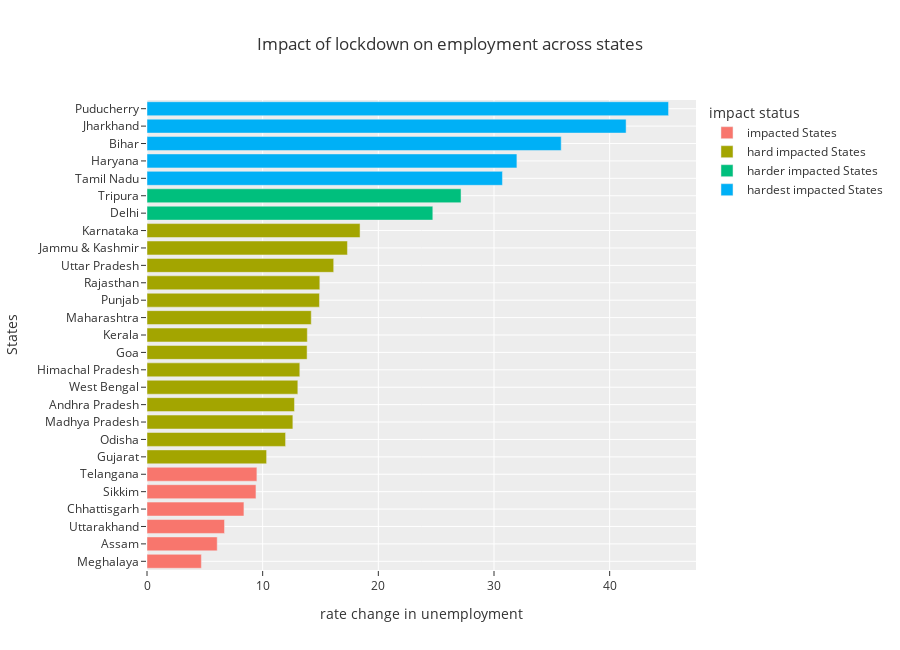

This figure's notebook cell:
### Code cell
fig = px.bar(plot_per, y='States',x='rate change in unemployment',color='impact status',
            title='Impact of lockdown on employment across states',template='ggplot2',height=650)


fig.show()

### Figure 1 — Plotly figure (JSON) as saved in the notebook; plotly's stock layout.template omitted (floating-point values rounded to 4 significant figures)
{"data": [{"alignmentgroup": "True", "hovertemplate": "impact status=impacted States<br>rate change in unemployment=%{x}<br>States=%{y}<extra></extra>", "legendgroup": "impacted States", "marker": {"color": "#F8766D", "pattern": {"shape": ""}}, "name": "impacted States", "offsetgroup": "impacted States", "orientation": "h", "showlegend": true, "textposition": "auto", "type": "bar", "x": [4.7, 6.07, 6.7, 8.38, 9.42, 9.5], "xaxis": "x", "y": ["Meghalaya", "Assam", "Uttarakhand", "Chhattisgarh", "Sikkim", "Telangana"], "yaxis": "y"}, {"alignmentgroup": "True", "hovertemplate": "impact status=hard impacted States<br>rate change in unemployment=%{x}<br>States=%{y}<extra></extra>", "legendgroup": "hard impacted States", "marker": {"color": "#A3A500", "pattern": {"shape": ""}}, "name": "hard impacted States", "offsetgroup": "hard impacted States", "orientation": "h", "showlegend": true, "textposition": "auto", "type": "bar", "x": [10.34, 11.98, 12.61, 12.75, 13.04, 13.21, 13.84, 13.86, 14.2, 14.91, 14.94, 16.14, 17.33, 18.42], "xaxis": "x", "y": ["Gujarat", "Odisha", "Madhya Pradesh", "Andhra Pradesh", "West Bengal", "Himachal Pradesh", "Goa", "Kerala", "Maharashtra", "Punjab", "Rajasthan", "Uttar Pradesh", "Jammu & Kashmir", "Karnataka"], "yaxis": "y"}, {"alignmentgroup": "True", "hovertemplate": "impact status=harder impacted States<br>rate change in unemployment=%{x}<br>States=%{y}<extra></extra>", "legendgroup": "harder impacted States", "marker": {"color": "#00BF7D", "pattern": {"shape": ""}}, "name": "harder impacted States", "offsetgroup": "harder impacted States", "orientation": "h", "showlegend": true, "textposition": "auto", "type": "bar", "x": [24.71, 27.15], "xaxis": "x", "y": ["Delhi", "Tripura"], "yaxis": "y"}, {"alignmentgroup": "True", "hovertemplate": "impact status=hardest impacted States<br>rate change in unemployment=%{x}<br>States=%{y}<extra></extra>", "legendgroup": "hardest impacted States", "marker": {"color": "#00B0F6", "pattern": {"shape": ""}}, "name": "hardest impacted States", "offsetgroup": "hardest impacted States", "orientation": "h", "showlegend": true, "textposition": "auto", "type": "bar", "x": [30.73, 31.98, 35.81, 41.42, 45.09], "xaxis": "x", "y": ["Tamil Nadu", "Haryana", "Bihar", "Jharkhand", "Puducherry"], "yaxis": "y"}], "layout": {"barmode": "relative", "height": 650, "legend": {"title": {"text": "impact status"}, "tracegroupgap": 0}, "title": {"text": "Impact of lockdown on employment across states"}, "xaxis": {"anchor": "y", "domain": [0, 1], "title": {"text": "rate change in unemployment"}}, "yaxis": {"anchor": "x", "domain": [0, 1], "title": {"text": "States"}}}}
